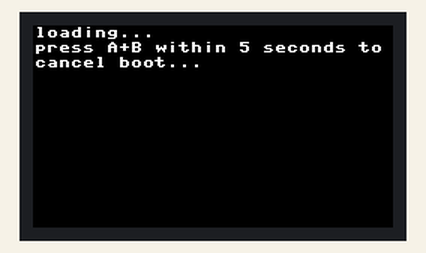
Simulated run of this program. Board: Raspberry Pi Pico running MicroPython. Shown: 240×135 colour display. What the program prints to the serial console is not drawn.

Above: at 0.1 s.
At 4.62 s:
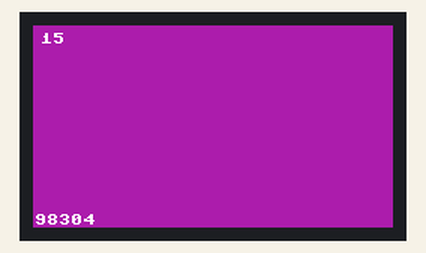
At 10.02 s:
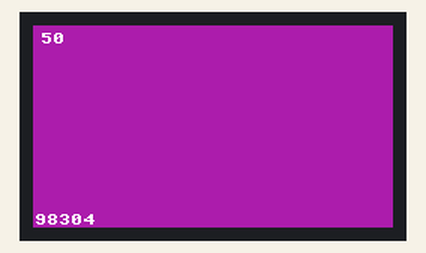
At 19.9 s:
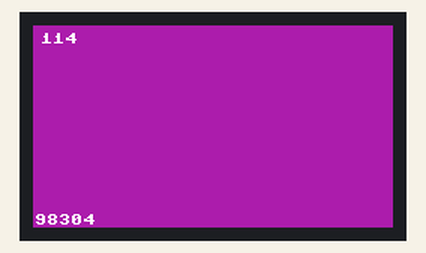
At 29.78 s:
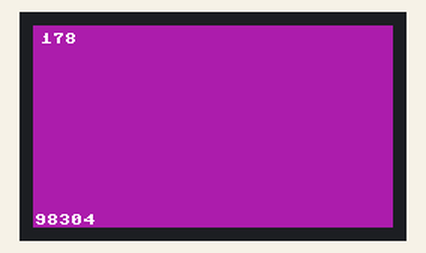
At 39.81 s:
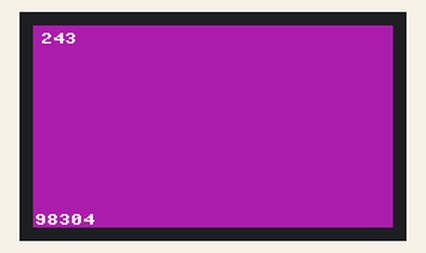

Measured:
- what the display in image 0 shows lasts 2.3 s, from 0.1 s to 2.4 s

The program:

main.py
```python
# all these imports come from MicroPython. https://docs.micropython.org/en/latest/index.html
from urandom import randint
import uselect
from machine import Pin, SPI, PWM, RTC
import framebuf
import time
import random
from waveshare_lcd import LCD_1inch14, unknown_startup, rgb888_to_brg565
import gc
import math
from sys import stdin, exit
import micropython
import sys

# size of each letter in pixels
CHARACTER_SIZE = 8

# how serial lines are ended
TERMINATOR = "\n"


class Pico:
    """
    Global singleton, so we can use `self`. instead of global.
    Not sure if this will increase ram usage.
    """

    def __init__(self):
        """
        Run any once-off startup tasks.
        Set up the global LCD object.
        Set up input.
        """

        # the code in this was in the source example for the LCD but not sure why it's required
        unknown_startup()

        self.lcd = LCD_1inch14()

        self.lcd.fill(0x0000)
        self.lcd.text("loading...", 1, 1, 0xFFFF)
        self.lcd.show()

        self.key_a = Pin(15, Pin.IN, Pin.PULL_UP)
        # interrupt
        self.key_a.irq(trigger=Pin.IRQ_FALLING, handler=self.on_key_a_pressed)
        self.key_b = Pin(17, Pin.IN, Pin.PULL_UP)
        self.key_up = Pin(2, Pin.IN, Pin.PULL_UP)
        self.key_center = Pin(3, Pin.IN, Pin.PULL_UP)
        self.key_left = Pin(16, Pin.IN, Pin.PULL_UP)
        self.key_down = Pin(18, Pin.IN, Pin.PULL_UP)
        self.key_right = Pin(20, Pin.IN, Pin.PULL_UP)

        self.key_a_pressed = False
        self.key_b_pressed = False
        self.key_up_pressed = False
        self.key_center_pressed = False
        self.key_left_pressed = False
        self.key_down_pressed = False
        self.key_right_pressed = False

        # give a chance to break the boot to fix serial/code issues. Put any riskier startup code after this
        boot_delay_seconds = 5
        self.lcd.text(
            f"press A+B within {boot_delay_seconds} seconds to", 1, 11, 0xFFFF
        )
        self.lcd.text(f"cancel boot...", 1, 21, 0xFFFF)
        self.lcd.show()
        self.delay_boot(2)

        self.run_loop = True

        # store incomplete lines from serial here. list of strings (no typing module in micropython)
        self.buffered_input = []
        # when we get a full line store it here, without the terminator.
        # gets overwritten if a new line is read (as early as next tick).
        # blanked each tick.
        self.input_line_this_tick = ""

    def main(self):
        """
        Code entrypoint.
        The function that gets called to start.
        All non-setup code here or in functions under it.
        """

        background_color = rgb888_to_brg565(0xB642F5)
        counter = 0

        latest_input_line = ""

        # main loop
        while self.run_loop:

            # single background per tick
            self.lcd.fill(background_color)

            # record whether the buttons are pressed or not this tick.
            # see docstring for global variable to read from
            self.read_input()
            # buffer from the USB to serial port
            self.read_serial_input()

            ########################### app per tick code here

            # debug ram issues
            self.lcd.text(str(gc.mem_free()), 1, self.lcd.height - 9, 0xFFFF)

            # simple output test
            print(counter)
            counter += 1
            self.lcd.text(str(counter), 5, 5, 0xFFFF)

            # show serial input on the screen.
            # only update if we have a new line
            if self.input_line_this_tick:
                latest_input_line = self.input_line_this_tick
            self.lcd.text(latest_input_line, 5, 14, 0xFFFF)

            ########################### end app per tick code here

            # single draw call at the end of eack tick
            self.lcd.show()

            # quit program to avoid locking serial up if specified
            if self.key_a_pressed and self.key_b_pressed:
                self.exit()

            # simple loop speed control
            time.sleep_ms(100)

    def read_input(self):
        """
        Records which keys are pressed or not.
        Global variables key_<a,b,2,3,4,5,6>_pressed will be set to True or False for reading by other code.
        """
        # 0 means pressed
        self.key_a_pressed = self.key_a.value() == 0
        self.key_b_pressed = self.key_b.value() == 0
        self.key_up_pressed = self.key_up.value() == 0
        self.key_center_pressed = self.key_center.value() == 0
        self.key_left_pressed = self.key_left.value() == 0
        self.key_down_pressed = self.key_down.value() == 0
        self.key_right_pressed = self.key_right.value() == 0

    def read_serial_input(self):
        """
        Buffers serial input.
        Writes it to input_line_this_tick when we have a full line.
        Clears input_line_this_tick otherwise.
        """
        # stdin.read() is blocking which means we hang here if we use it. Instead use select to tell us if there's anything available
        # note: select() is deprecated. Replace with Poll() to follow best practises
        select_result = uselect.select([stdin], [], [], 0)
        while select_result[0]:
            # there's no easy micropython way to get all the bytes.
            # instead get the minimum there could be and keep checking with select and a while loop
            input_character = stdin.read(1)
            # add to the buffer
            self.buffered_input.append(input_character)
            # check if there's any input remaining to buffer
            select_result = uselect.select([stdin], [], [], 0)
        # if a full line has been submitted
        if TERMINATOR in self.buffered_input:
            line_ending_index = self.buffered_input.index(TERMINATOR)
            # make it available
            self.input_line_this_tick = "".join(self.buffered_input[:line_ending_index])
            # remove it from the buffer.
            # If there's remaining data, leave that part. This removes the earliest line so should allow multiple lines buffered in a tick to work.
            # however if there are multiple lines each tick, the buffer will continue to grow.
            if line_ending_index < len(self.buffered_input):
                self.buffered_input = self.buffered_input[line_ending_index + 1 :]
            else:
                self.buffered_input = []
        # otherwise clear the last full line so subsequent ticks can infer the same input is new input (not cached)
        else:
            self.input_line_this_tick = ""

    def delay_boot(self, seconds):
        """
        Wait for the given amount of time, allowing breaking with key_a and key_b at the same time,
        to avoid getting stuck with bad code.
        """
        tick_ms_timestamp = time.ticks_ms()
        delta_time_ms = 0
        timer_ms = 0
        max_ms = seconds * 1000

        while timer_ms < max_ms:
            self.read_input()
            if self.key_a_pressed and self.key_b_pressed:
                self.lcd.text("boot cancelled", 1, 32, 0xFFFF)
                self.lcd.show()
                exit()

            delta_time_ms = time.ticks_diff(time.ticks_ms(), tick_ms_timestamp)
            tick_ms_timestamp = time.ticks_ms()
            timer_ms += delta_time_ms

    def exit(self):
        self.run_loop = False

    def on_key_a_pressed(self, p):
        print("key a pressed: ", p)


# start the code
if __name__ == "__main__":
    pico = Pico()
    pico.main()
    # when the above exits, clean up
    gc.collect()
```

waveshare_lcd.py
```python
# all these imports come from MicroPython. https://docs.micropython.org/en/latest/index.html
from machine import Pin,SPI,PWM
import framebuf
import time

# info on the screen here: https://www.waveshare.com/wiki/Pico-LCD-1.14
# pin numbers. These are the GPIO pin numbers, not the absolute numbers on the board
# backlight
BL = 13
#data/command
DC = 8
# reset
RST = 12
# SPI data input
MOSI = 11
# SPI clock input
SCK = 10
# chip select
CS = 9

# FrameBuffer is a class provided by micropython that allows drawing
class LCD_1inch14(framebuf.FrameBuffer):
    def __init__(self):
        self.width = 240
        self.height = 135

        self.cs = Pin(CS,Pin.OUT)
        self.rst = Pin(RST,Pin.OUT)

        self.cs(1)
        self.spi = SPI(1)
        self.spi = SPI(1,1000_000)
        self.spi = SPI(1,10000_000,polarity=0, phase=0,sck=Pin(SCK),mosi=Pin(MOSI),miso=None)
        self.dc = Pin(DC,Pin.OUT)
        self.dc(1)
        self.buffer = bytearray(self.height * self.width * 2)
        super().__init__(self.buffer, self.width, self.height, framebuf.RGB565)
        self.init_display()

        # this LCD doesn't seem to use standard forward RGB565.
        # turns out it's BRG565.
        self.red   =   0x07E0
        self.green =   0x001f
        self.blue  =   0xf800
        self.white =   0xffff

    def write_cmd(self, cmd):
        self.cs(1)
        self.dc(0)
        self.cs(0)
        self.spi.write(bytearray([cmd]))
        self.cs(1)

    def write_data(self, buf):
        self.cs(1)
        self.dc(1)
        self.cs(0)
        self.spi.write(bytearray([buf]))
        self.cs(1)

    def init_display(self):
        """Initialize dispaly"""
        self.rst(1)
        self.rst(0)
        self.rst(1)

        self.write_cmd(0x36)
        self.write_data(0x70)

        self.write_cmd(0x3A)
        self.write_data(0x05)

        self.write_cmd(0xB2)
        self.write_data(0x0C)
        self.write_data(0x0C)
        self.write_data(0x00)
        self.write_data(0x33)
        self.write_data(0x33)

        self.write_cmd(0xB7)
        self.write_data(0x35)

        self.write_cmd(0xBB)
        self.write_data(0x19)

        self.write_cmd(0xC0)
        self.write_data(0x2C)

        self.write_cmd(0xC2)
        self.write_data(0x01)

        self.write_cmd(0xC3)
        self.write_data(0x12)

        self.write_cmd(0xC4)
        self.write_data(0x20)

        self.write_cmd(0xC6)
        self.write_data(0x0F)

        self.write_cmd(0xD0)
        self.write_data(0xA4)
        self.write_data(0xA1)

        self.write_cmd(0xE0)
        self.write_data(0xD0)
        self.write_data(0x04)
        self.write_data(0x0D)
        self.write_data(0x11)
        self.write_data(0x13)
        self.write_data(0x2B)
        self.write_data(0x3F)
        self.write_data(0x54)
        self.write_data(0x4C)
        self.write_data(0x18)
        self.write_data(0x0D)
        self.write_data(0x0B)
        self.write_data(0x1F)
        self.write_data(0x23)

        self.write_cmd(0xE1)
        self.write_data(0xD0)
        self.write_data(0x04)
        self.write_data(0x0C)
        self.write_data(0x11)
        self.write_data(0x13)
        self.write_data(0x2C)
        self.write_data(0x3F)
        self.write_data(0x44)
        self.write_data(0x51)
        self.write_data(0x2F)
        self.write_data(0x1F)
        self.write_data(0x1F)
        self.write_data(0x20)
        self.write_data(0x23)

        self.write_cmd(0x21)

        self.write_cmd(0x11)

        self.write_cmd(0x29)

    def show(self):
        self.write_cmd(0x2A)
        self.write_data(0x00)
        self.write_data(0x28)
        self.write_data(0x01)
        self.write_data(0x17)

        self.write_cmd(0x2B)
        self.write_data(0x00)
        self.write_data(0x35)
        self.write_data(0x00)
        self.write_data(0xBB)

        self.write_cmd(0x2C)

        self.cs(1)
        self.dc(1)
        self.cs(0)
        self.spi.write(self.buffer)
        self.cs(1)

def unknown_startup():
    # this was in the source example for the LCD but not sure why it's required
    pwm = PWM(Pin(BL))
    pwm.freq(1000)
    pwm.duty_u16(32768)#max 65535


MAX_5_BIT = (2 ** 5) - 1
MAX_6_BIT = (2 ** 6) - 1
MAX_8_BIT = (2 ** 8) - 1

def rgb888_to_brg565(hex_color):
    """
    converts a 24-bit RGB hex (e.g. #FFFFFF colour to the 16bit brg colour used by the waveshare LCD.

    hex_color should be a value, like 0x00FF00 or 0b000000001111111100000000. I guess any value form will work if it's >= 0 and <= 2^32 - 1
    """

    # get the first 8 bits from the 24 bit value. The left is padded with 0 so no need to mask
    red_8_bit = hex_color >> 16
    # get the second 8 bits from the 24 bit value. The left will have 8 valid bits still so mask
    green_8_bit = (hex_color >> 8) & 0b00000000_11111111
    # get the third 8 bits from the 24 bit value. the left will have 16 valid bits still so mask
    blue_8_bit = hex_color & 0b00000000_00000000_11111111

    # debug
    #print(f"R: {red_8_bit}, G: {green_8_bit}, B: {blue_8_bit}")

    # map each from 0 to 255 to 0 to whatever their max is
    blue_mapped = round((MAX_5_BIT / MAX_8_BIT) * blue_8_bit)
    red_mapped = round((MAX_6_BIT / MAX_8_BIT) * red_8_bit)
    green_mapped = round((MAX_5_BIT / MAX_8_BIT) * green_8_bit)

    # shift them to their bit positions in BRG565 and recombine them
    blue_shifted = blue_mapped << 11
    red_shifted = red_mapped << 5
    # green is already all the way to the right

    combined = blue_shifted | red_shifted | green_mapped

    return combined
```
